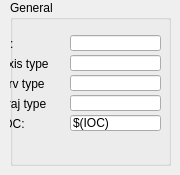
   <widget class="QWidget" name="tab_7">
    <attribute name="title">
     <string>Misc</string>
    </attribute>
    <widget class="QGroupBox" name="groupBox">
     <property name="geometry">
      <rect>
       <x>10</x>
       <y>0</y>
       <width>161</width>
       <height>166</height>
      </rect>
     </property>
     <property name="title">
      <string>General</string>
     </property>
     <widget class="caLineEdit" name="calineedit_22">
      <property name="geometry">
       <rect>
        <x>60</x>
        <y>115</y>
        <width>91</width>
        <height>16</height>
       </rect>
      </property>
      <property name="text">
       <string>$(IOC)</string>
      </property>
      <property name="channel" stdset="0">
       <string notr="true"/>
      </property>
      <property name="colorMode">
       <enum>caLineEdit::Default</enum>
      </property>
      <property name="alarmHandling">
       <enum>caLineEdit::onBackground</enum>
      </property>
      <property name="precisionMode">
       <enum>caLineEdit::User</enum>
      </property>
     </widget>
     <widget class="caLabel" name="calabel_68">
      <property name="geometry">
       <rect>
        <x>-10</x>
        <y>55</y>
        <width>69</width>
        <height>18</height>
       </rect>
      </property>
      <property name="minimumSize">
       <size>
        <width>69</width>
        <height>18</height>
       </size>
      </property>
      <property name="text">
       <string>Axis type</string>
      </property>
     </widget>
     <widget class="caLineEdit" name="calineedit_11">
      <property name="geometry">
       <rect>
        <x>60</x>
        <y>75</y>
        <width>91</width>
        <height>16</height>
       </rect>
      </property>
      <property name="channel" stdset="0">
       <string notr="true">$(SYS):$(Axis)-DrvType</string>
      </property>
      <property name="colorMode">
       <enum>caLineEdit::Default</enum>
      </property>
      <property name="alarmHandling">
       <enum>caLineEdit::onBackground</enum>
      </property>
      <property name="precisionMode">
       <enum>caLineEdit::User</enum>
      </property>
     </widget>
     <widget class="caLineEdit" name="calineedit_12">
      <property name="geometry">
       <rect>
        <x>60</x>
        <y>35</y>
        <width>91</width>
        <height>16</height>
       </rect>
      </property>
      <property name="text">
       <string/>
      </property>
      <property name="channel" stdset="0">
       <string notr="true">$(SYS):$(Axis)-Id</string>
      </property>
      <property name="colorMode">
       <enum>caLineEdit::Default</enum>
      </property>
      <property name="alarmHandling">
       <enum>caLineEdit::onBackground</enum>
      </property>
      <property name="precisionMode">
       <enum>caLineEdit::User</enum>
      </property>
     </widget>
     <widget class="caLabel" name="calabel_69">
      <property name="geometry">
       <rect>
        <x>-10</x>
        <y>75</y>
        <width>69</width>
        <height>18</height>
       </rect>
      </property>
      <property name="minimumSize">
       <size>
        <width>69</width>
        <height>18</height>
       </size>
      </property>
      <property name="text">
       <string>Drv type</string>
      </property>
     </widget>
     <widget class="caLabel" name="calabel_105">
      <property name="geometry">
       <rect>
        <x>-10</x>
        <y>35</y>
        <width>69</width>
        <height>18</height>
       </rect>
      </property>
      <property name="minimumSize">
       <size>
        <width>69</width>
        <height>18</height>
       </size>
      </property>
      <property name="text">
       <string>Id:</string>
      </property>
     </widget>
     <widget class="caLineEdit" name="calineedit_23">
      <property name="geometry">
       <rect>
        <x>60</x>
        <y>95</y>
        <width>91</width>
        <height>16</height>
       </rect>
      </property>
      <property name="channel" stdset="0">
       <string notr="true">$(SYS):$(Axis)-TrajType</string>
      </property>
      <property name="colorMode">
       <enum>caLineEdit::Default</enum>
      </property>
      <property name="alarmHandling">
       <enum>caLineEdit::onBackground</enum>
      </property>
      <property name="precisionMode">
       <enum>caLineEdit::User</enum>
      </property>
     </widget>
     <widget class="caLineEdit" name="calineedit_10">
      <property name="geometry">
       <rect>
        <x>60</x>
        <y>55</y>
        <width>91</width>
        <height>16</height>
       </rect>
      </property>
      <property name="channel" stdset="0">
       <string notr="true">$(SYS):$(Axis)-Type</string>
      </property>
      <property name="colorMode">
       <enum>caLineEdit::Default</enum>
      </property>
      <property name="alarmHandling">
       <enum>caLineEdit::onBackground</enum>
      </property>
      <property name="precisionMode">
       <enum>caLineEdit::User</enum>
      </property>
     </widget>
     <widget class="caLabel" name="calabel_106">
      <property name="geometry">
       <rect>
        <x>-10</x>
        <y>115</y>
        <width>69</width>
        <height>18</height>
       </rect>
      </property>
      <property name="minimumSize">
       <size>
        <width>69</width>
        <height>18</height>
       </size>
      </property>
      <property name="text">
       <string>IOC:</string>
      </property>
     </widget>
     <widget class="caLabel" name="calabel_70">
      <property name="geometry">
       <rect>
        <x>-10</x>
        <y>95</y>
        <width>69</width>
        <height>18</height>
       </rect>
      </property>
      <property name="minimumSize">
       <size>
        <width>69</width>
        <height>18</height>
       </size>
      </property>
      <property name="text">
       <string>Traj type</string>
      </property>
     </widget>
    </widget>
   </widget>
